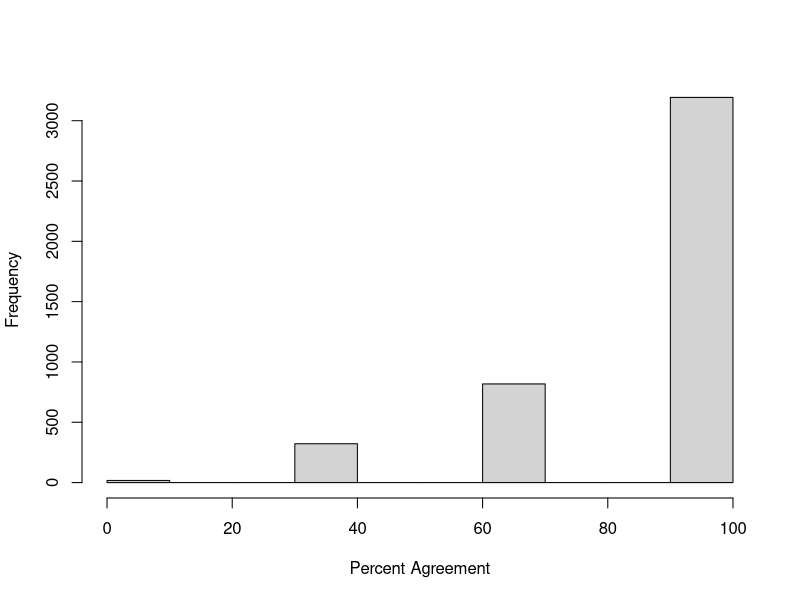

Source code (R):
#build a histogram of the data output from cross_check_orthos_fish.py
setwd("~/git_Repositories/dNdS_for_grunts/fastOrtho_Results")
dat = read.table("agreementData.tsv", header = T)
head(dat)


hist(dat$percent, xlab = "Percent Agreement", main = '\n')